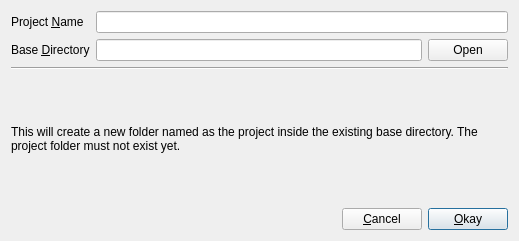
<?xml version="1.0" encoding="UTF-8"?>
<ui version="4.0">
 <class>PCDMCreateProjectDialog</class>
 <widget class="QDialog" name="PCDMCreateProjectDialog">
  <property name="geometry">
   <rect>
    <x>0</x>
    <y>0</y>
    <width>519</width>
    <height>241</height>
   </rect>
  </property>
  <property name="windowTitle">
   <string>Create New pCDM Project</string>
  </property>
  <layout class="QGridLayout" name="gridLayout">
   <item row="2" column="0">
    <widget class="QLabel" name="helpLabel">
     <property name="sizePolicy">
      <sizepolicy hsizetype="Expanding" vsizetype="Expanding">
       <horstretch>0</horstretch>
       <verstretch>0</verstretch>
      </sizepolicy>
     </property>
     <property name="text">
      <string>This will create a new folder named as the project inside the existing base directory. The project folder must not exist yet.</string>
     </property>
     <property name="wordWrap">
      <bool>true</bool>
     </property>
    </widget>
   </item>
   <item row="0" column="0">
    <widget class="QWidget" name="widget" native="true">
     <layout class="QFormLayout" name="formLayout">
      <property name="leftMargin">
       <number>0</number>
      </property>
      <property name="topMargin">
       <number>0</number>
      </property>
      <property name="rightMargin">
       <number>0</number>
      </property>
      <property name="bottomMargin">
       <number>0</number>
      </property>
      <item row="0" column="0">
       <widget class="QLabel" name="label">
        <property name="text">
         <string>Project &amp;Name</string>
        </property>
        <property name="buddy">
         <cstring>projectNameEdit</cstring>
        </property>
       </widget>
      </item>
      <item row="0" column="1">
       <widget class="QLineEdit" name="projectNameEdit"/>
      </item>
      <item row="1" column="0">
       <widget class="QLabel" name="label_2">
        <property name="text">
         <string>Base &amp;Directory</string>
        </property>
        <property name="buddy">
         <cstring>projectBaseDirEdit</cstring>
        </property>
       </widget>
      </item>
      <item row="1" column="1">
       <widget class="QWidget" name="widget_2" native="true">
        <layout class="QHBoxLayout" name="horizontalLayout">
         <property name="leftMargin">
          <number>0</number>
         </property>
         <property name="topMargin">
          <number>0</number>
         </property>
         <property name="rightMargin">
          <number>0</number>
         </property>
         <property name="bottomMargin">
          <number>0</number>
         </property>
         <item>
          <widget class="QLineEdit" name="projectBaseDirEdit"/>
         </item>
         <item>
          <widget class="QPushButton" name="projectBaseDirButton">
           <property name="text">
            <string>Open</string>
           </property>
           <property name="autoDefault">
            <bool>false</bool>
           </property>
          </widget>
         </item>
        </layout>
       </widget>
      </item>
     </layout>
    </widget>
   </item>
   <item row="1" column="0">
    <widget class="Line" name="line">
     <property name="orientation">
      <enum>Qt::Horizontal</enum>
     </property>
    </widget>
   </item>
   <item row="3" column="0">
    <widget class="QWidget" name="widget_3" native="true">
     <layout class="QHBoxLayout" name="horizontalLayout_2">
      <property name="leftMargin">
       <number>0</number>
      </property>
      <property name="topMargin">
       <number>0</number>
      </property>
      <property name="rightMargin">
       <number>0</number>
      </property>
      <property name="bottomMargin">
       <number>0</number>
      </property>
      <item>
       <spacer name="horizontalSpacer">
        <property name="orientation">
         <enum>Qt::Horizontal</enum>
        </property>
        <property name="sizeHint" stdset="0">
         <size>
          <width>40</width>
          <height>20</height>
         </size>
        </property>
       </spacer>
      </item>
      <item>
       <widget class="QPushButton" name="cancelButton">
        <property name="text">
         <string>&amp;Cancel</string>
        </property>
        <property name="autoDefault">
         <bool>false</bool>
        </property>
       </widget>
      </item>
      <item>
       <widget class="QPushButton" name="okayButton">
        <property name="text">
         <string>&amp;Okay</string>
        </property>
        <property name="autoDefault">
         <bool>false</bool>
        </property>
        <property name="default">
         <bool>true</bool>
        </property>
       </widget>
      </item>
     </layout>
    </widget>
   </item>
  </layout>
 </widget>
 <resources/>
 <connections/>
</ui>
